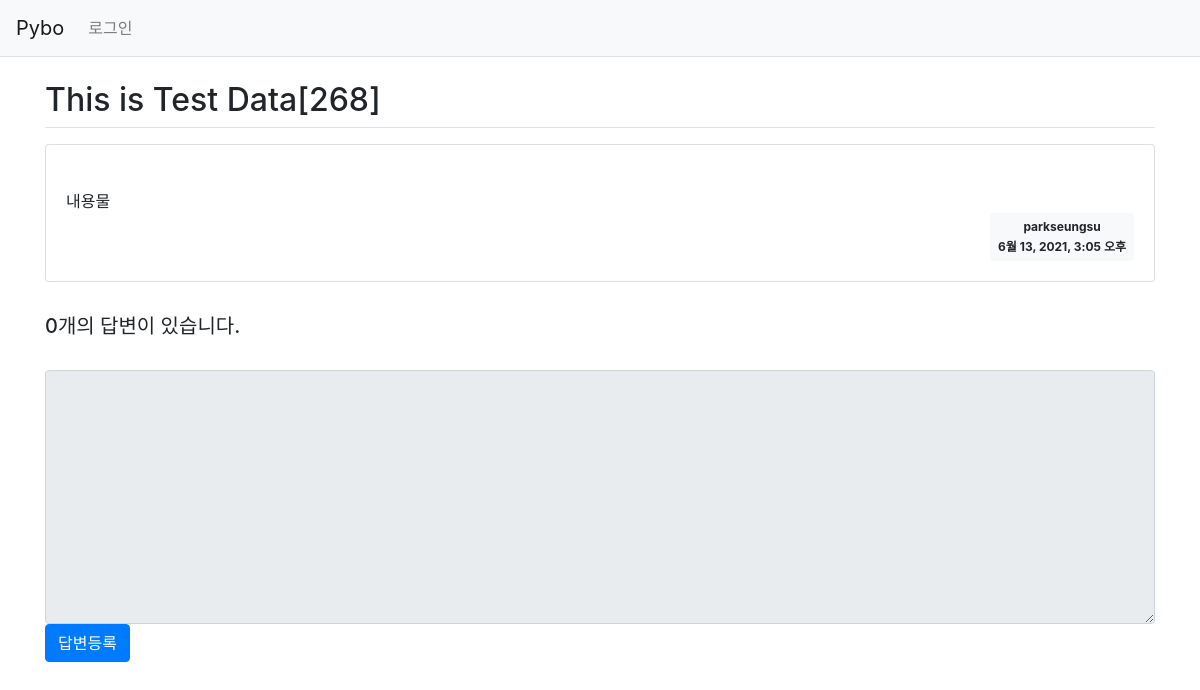
The page /pybo/303/ on the database as committed earlier.
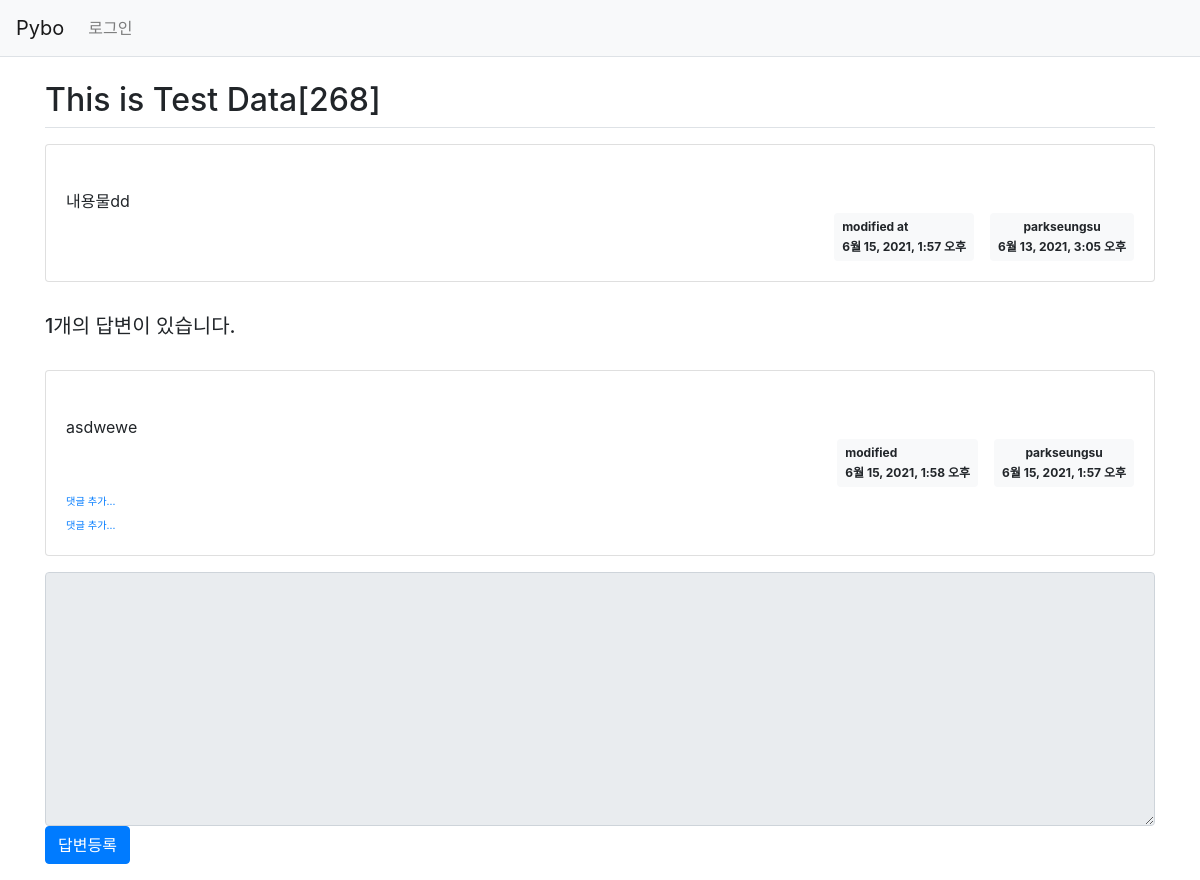
The same page on the database as committed later.
### pybo/models.py (models this page shows, shortened)
class Question(models.Model):
    subject = models.CharField(max_length=200)
    content = models.TextField()
    create_date = models.DateTimeField()
    author = models.ForeignKey(User,on_delete=models.CASCADE,null=True)
    modify_date = models.DateTimeField(null=True,blank=True)

class Answer(models.Model):
    question = models.ForeignKey(Question, on_delete=models.CASCADE)
    content = models.TextField()
    create_date = models.DateTimeField()
    author = models.ForeignKey(User,on_delete=models.CASCADE,null=True)
    modify_date = models.DateTimeField(null=True,blank=True)

### pybo/views/base_views.py (the view)
def detail(request, question_id):
    question = get_object_or_404(Question,pk=question_id)
    context = {'question': question}
    return render(request,'pybo/question_detail.html',context)

### templates/pybo/question_detail.html (shortened to what this page needs)
{% extends 'base.html' %}
{% block content %}
<div class = 'container my-3'>
    <h2 class="border-bottom py-2">{{question.subject}}</h2>
    <div class="card my-3">
        <div class="card-body">
            <div class="card-text" style="white-space: pre-line;">
                {{question.content}}
            </div>
            <div class="d-flex justify-content-end">
                {% if question.modify_date %}
                <div class="badge badge-light p-2 text-left mx-3">
                    <div class="mb-2">modified at</div>
                    <div>{{question.modify_date}}</div>
                </div>
                {% endif %}
                <div class="badge badge-light p-2">
                    <div class="mb-2">{{ question.author.username}}</div>
                    <div>{{question.create_date}}</div>
                </div>
            </div>
        </div>
    </div>
    <h5 class="border-bootom my-3 py-3">{{question.answer_set.count}}개의 답변이 있습니다.</h5>
    {% for answer in question.answer_set.all %}
    <div class="card my-3">
        <div class="card-body">
            <div class="card-text" style="white-space: pre-line;">
                {{answer.content}}
            </div>
            <div class="d-flex justify-content-end">
                {% if answer.modify_date %}
                <div class="badge badge-light p-2 text-left mx-3">
                    <div class="mb-2">modified</div>
                    <div>{{answer.modify_date}}</div>
                </div>
                {% endif %}
                <div class="badge badge-light p-2">
                    <div class="mb-2">{{ answer.author.username }}</div>
                    <div>{{answer.create_date}}</div>
                </div>
            </div>
            <div>
                <a href="{% url 'pybo:comment_create_question' question.id %}"
                class="small"><small>댓글 추가...</small></a>
            </div>
            <div>
                <a href="{% url 'pybo:comment_create_answer' answer.id %}"
                class="small"><small>댓글 추가...</small></a>
            </div>
        </div>
    </div>
    {% endfor %}
    <form action="{% url 'pybo:answer_create' question.id %}" method="POST" class="my-3">
        <div class="form-group">
            <textarea {% if not user.is_authenticated %} disabled {% endif %}
            name="content" id="content" class="form-control" rows="10"></textarea>
            <input type="submit" value="답변등록" class="btn btn-primary">
        </div>
    </form>
</div>
{% endblock %}

### templates/base.html (shortened to what this page needs)
{% load static %}
<!DOCTYPE html>
<html lang="ko">
<head>
    <link rel="stylesheet" type="text/css" href="{% static 'bootstrap.min.css' %}">
    <link rel="stylesheet" type="text/css" href="{% static 'style.css' %}">
</head>
<body>
    {% include "navbar.html" %}
    {% block content %}
    {% endblock %}
</body>
</html>

### templates/navbar.html (shortened to what this page needs)
<nav class="navbar navbar-expand-lg navbar-light bg-light border-bottom">
    <a class="navbar-brand" href="{% url 'pybo:index' %}">Pybo</a>
    <div class="collapse navbar-collapse flex-grow-0" id="navbarNav">
        <ul class="navbar-nav">
            <li class="nav-item">
            {% if user.is_authenticated %}
                <a class="nav-link" href="{% url 'common:logout' %}">{{user.username}}(로그아웃)</a>
            {% else %}
                <a class="nav-link" href="{% url 'common:login' %}">로그인</a>
            {% endif %}
            </li>
        </ul>
    </div>
</nav>

Rows that differ between the two databases and show on the page:
changed Question "This is Test Data[268]": content "내용물" → "내용물dd"; modify_date (not shown) → "6월 15, 2021, 1:57 오후"; answer_set.count "0" → "1"
added Answer: content "asdwewe", modify_date "6월 15, 2021, 1:58 오후", author.username "parkseungsu", create_date "6월 15, 2021, 1:57 오후"
Other text that changed with them:
text now shown: "modified at"
